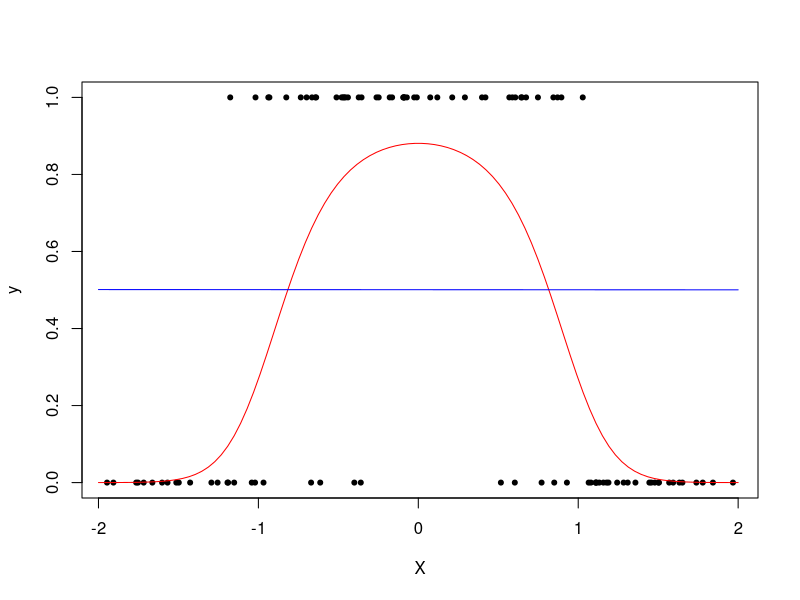
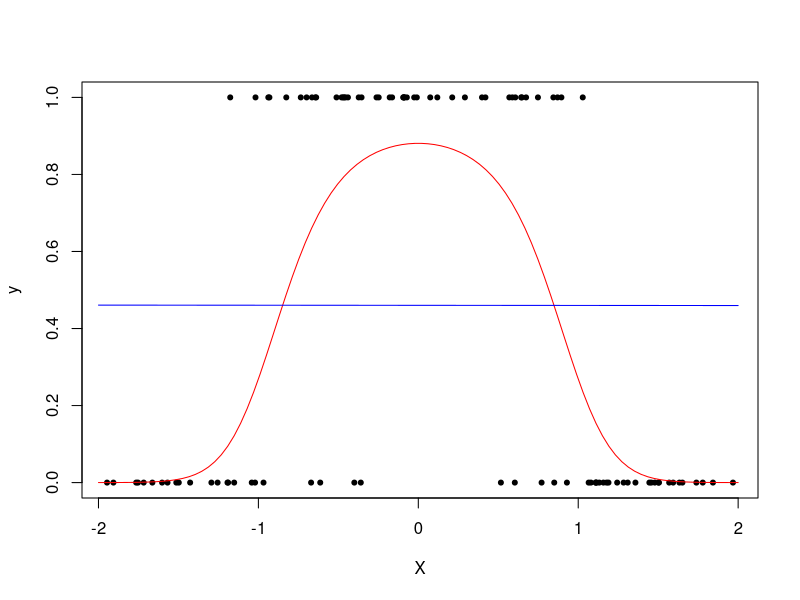
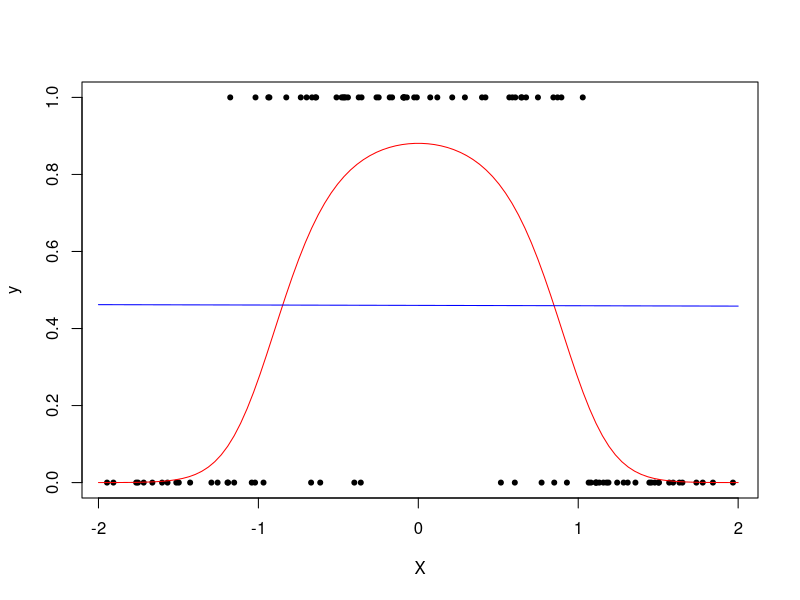
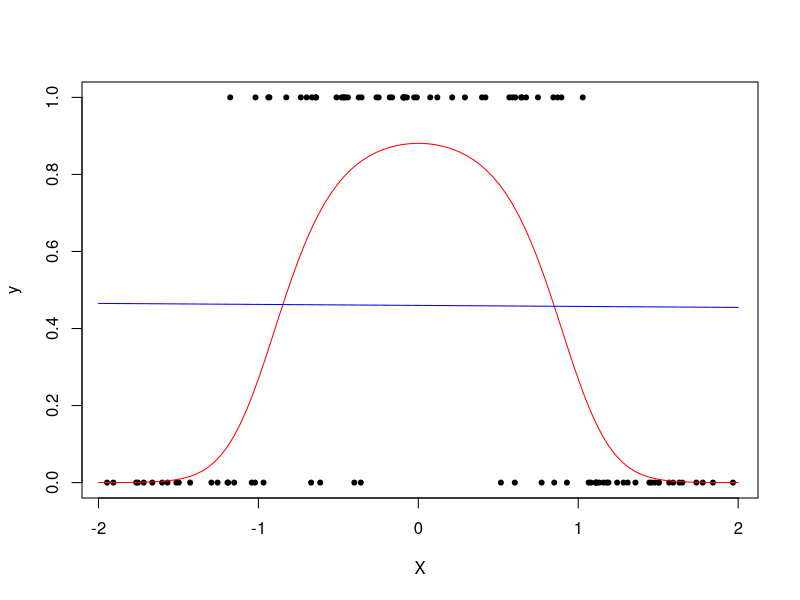
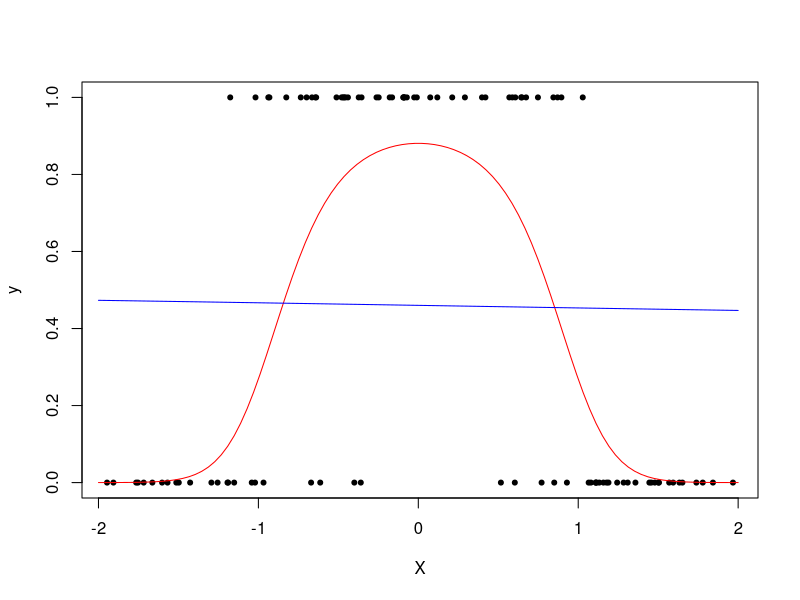
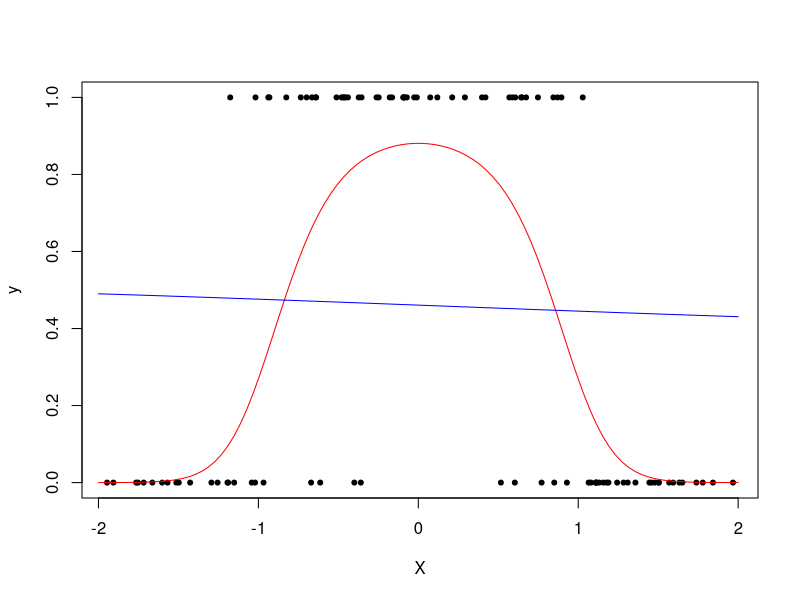
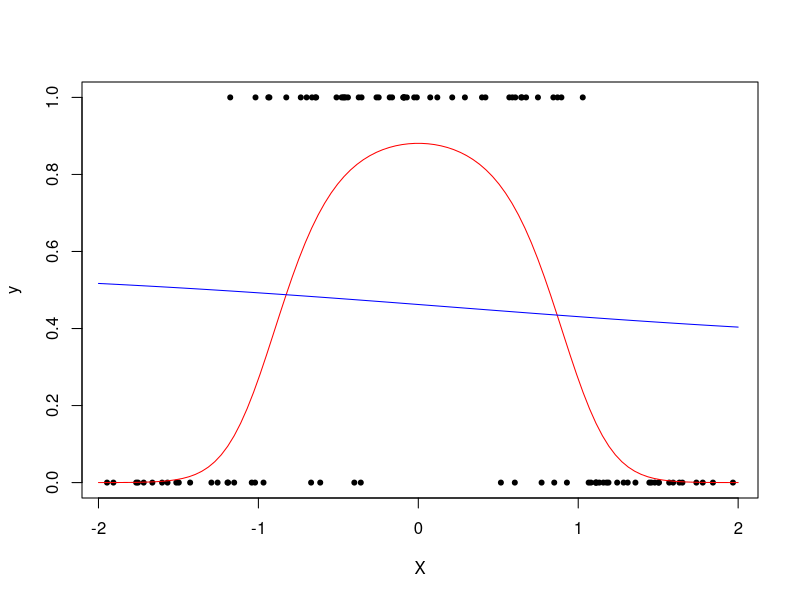
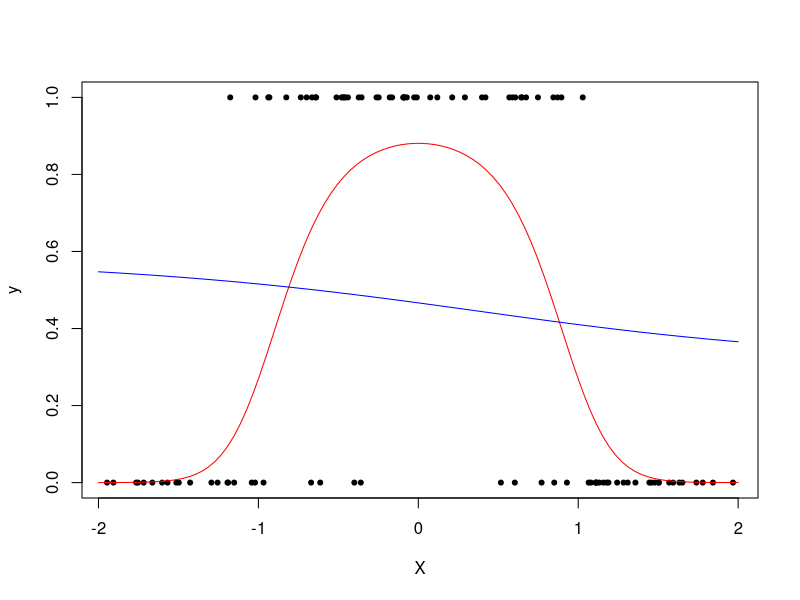

The R script that drew these images, in order: (Note: a time limit stopped this script after it produced the figures.)
## S3 method shallow neural network 

rm(list=ls())
# shallow_net
# returns initialized parameters theta, beta
shallow_net <- function(p,q) {
        if (p<1) stop("'p' needs to be >= 1" )
        if (q<1) stop("'q' needs to be >= 1" )
        
        parameter <- list(theta = replicate(q, 0.1*runif(p+1, -.5, .5)), 
                          beta = 0.1*runif(q+1, -.5, .5))
        attr(parameter, "class") <- "shallow_net"
        parameter
}
# sigmoid function
sigmoid =  function(x){
        1/(1+exp(-x))
}
# generic predict function
predict <- function(object, ...) UseMethod("predict")
#  shallow_net
predict.shallow_net <- function(object, X){  
        if ( !is( object, "shallow_net") ) 
                stop( "predict.shallow_net requires an object of class 'shallow_net'" )
        if ( !is( X, "matrix") ) 
                stop( "X requires an object of class 'matrix'" )
        
        sigmoid =  function(x){ 1/(1+exp(-x))}
        
        theta = object$theta
        beta = object$beta
        
        n = nrow(X)
        X_aug = cbind(rep(1,n),X)
        A = sigmoid(X_aug %*% theta)
        A_aug = cbind(rep(1,n),A)
        f_pred = sigmoid(A_aug %*% beta)
        
        return(f_pred)
}

# train function for shallow_net
train <- function(X, y, learn_rate = 0.001, n_iter = 200, object){
        if ( !is( object, "shallow_net") ) 
                stop( "predict.shallow_net requires an object of class 'shallow_net'" )
        if ( !is( X, "matrix") ) 
                stop( "X requires an object of class 'matrix'" )
        
        beta = object$beta
        theta = object$theta
        
        q = ncol(theta)
        n = nrow(X)
        p = ncol(X)
        
        for (it in 1:n_iter)
        {
                if(it %% 1000 == 0) cat("Iter: ", it, "\n")
                
                # Forward pass
                X_aug = cbind(rep(1,n),X)
                A = sigmoid(X_aug %*% theta)
                A_aug = cbind(rep(1,n),A)
                f_hat = sigmoid(A_aug %*% beta)
                
                # Backward pass
                dloss_beta = (1/n)*t(A_aug)%*%(f_hat - y)
                dloss_theta = matrix(rep(NA, (p+1)*q), ncol = q)
                
                sum_theta = matrix(rep(0, (p+1)*q), ncol = q)
                for(i in 1:n)
                {
                        sum_theta = sum_theta + 
                                X_aug[i,]%*%t((f_hat[i] - y[i])*(A[i,]*(1-A[i,]))*beta[-1])   
                }
                
                dloss_theta = sum_theta/n
                
                beta  = beta - learn_rate*dloss_beta
                theta = theta - learn_rate*dloss_theta
                
        }
        
        out = list(theta = theta, beta = beta)
        class(out) <- 'shallow_net'
        
        return(out)
}

## -----------------------------------------------------------------------------
## Example 1
n = 100
p = 1
q = 4
set.seed(1)
X = as.matrix(runif(n, -2, 2))
y_prob = sigmoid(2 - 3*X^2)
y = rbinom(n,1,y_prob)
object.shallow_net = shallow_net(p, q)
# Forward pass
f_hat = predict(object.shallow_net, X)

# Plot prediction
X_grid = as.matrix(seq(-2,2,length.out = 100))
y_prob_grid = sigmoid(2 - 3*X_grid^2)
f_hat_grid = predict(object.shallow_net, X_grid)
plot(X,y, pch = 20)
lines(X_grid,y_prob_grid, col = 'red')
lines(X_grid,f_hat_grid, col = 'blue')
# Animation
for(s_it in 1:60)
{
        out_nn = train(X, y, learn_rate = .3, n_iter = 100, object.shallow_net)
        
        ## Update the shallow_net parameters
        object.shallow_net = out_nn
        
        X_grid = as.matrix(seq(-2,2,length.out = 100))
        y_prob_grid = sigmoid(2 - 3*X_grid^2)
        f_hat_grid = predict(out_nn, X_grid)
        
        plot(X,y, pch = 20)
        lines(X_grid,y_prob_grid, col = 'red')
        lines(X_grid,f_hat_grid, col = 'blue')
        Sys.sleep(.8)
}

## -----------------------------------------------------------------------------
## Example 2 
n = 200
p = 1
q = 8
set.seed(1)
X = as.matrix(runif(n, -2, 2))
y_prob = sigmoid(3 + X - 3*X^2 + 3*cos(4*X))
y = rbinom(n,1,y_prob)
object.shallow_net = shallow_net(p, q)
# Forward pass
f_hat = predict(object.shallow_net, X)

# Plot prediction
X_grid = as.matrix(seq(-2,2,length.out = 100))
y_prob_grid = sigmoid(3 + X_grid - 3*X_grid^2 + 3*cos(4*X_grid))
f_hat_grid = predict(object.shallow_net, X_grid)
plot(X,y, pch = 20)
lines(X_grid,y_prob_grid, col = 'red')
lines(X_grid,f_hat_grid, col = 'blue')
# Animation
for(s_it in 1:1000)
{
        out_nn = train(X, y, learn_rate = .5, n_iter = 500, object.shallow_net)
        
        ## Update the shallow_net parameters
        object.shallow_net = out_nn
        
        X_grid = as.matrix(seq(-2,2,length.out = 100))
        y_prob_grid = sigmoid(3 + X_grid - 3*X_grid^2 + 3*cos(4*X_grid))
        f_hat_grid = predict(object.shallow_net, X_grid)
        
        plot(X,y, pch = 20)
        lines(X_grid,y_prob_grid, col = 'red')
        lines(X_grid,f_hat_grid, col = 'blue')
        Sys.sleep(.8)
}
